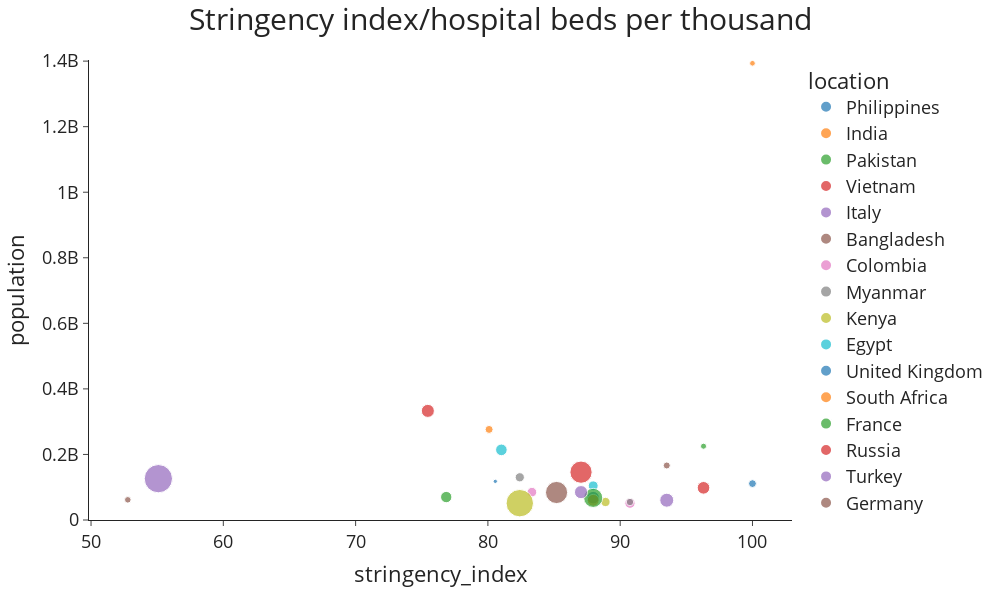

Notebook code for this chart:
### Code cell
#scatter plot/circe diameter is defined by hospital beds per thousand
fig = px.scatter(sample, x="stringency_index", y="population",color='location',
                 width=1000,
                 template="simple_white",
                height=600,
                 size='hospital_beds_per_thousand')
fig.update_layout(
title_text="Stringency index/hospital beds per thousand",
title_font_size=30,
title_font_family="Open sans",
title_x=0.5,
#yaxis_title=None,
#xaxis_title=None,
font=dict(family="Open sans", size=18)
)
fig.update_yaxes(range=[0, num])
fig.show()

### Figure 1 — Plotly figure (JSON) as saved in the notebook; plotly's stock layout.template omitted (floating-point values rounded to 4 significant figures)
{"data": [{"hovertemplate": "location=Philippines<br>stringency_index=%{x}<br>population=%{y}<br>hospital_beds_per_thousand=%{marker.size}<extra></extra>", "legendgroup": "Philippines", "marker": {"color": "#1F77B4", "size": [1], "sizemode": "area", "sizeref": 0.03263, "symbol": "circle"}, "mode": "markers", "name": "Philippines", "orientation": "v", "showlegend": true, "type": "scatter", "x": [100], "xaxis": "x", "y": [111046910], "yaxis": "y"}, {"hovertemplate": "location=India<br>stringency_index=%{x}<br>population=%{y}<br>hospital_beds_per_thousand=%{marker.size}<extra></extra>", "legendgroup": "India", "marker": {"color": "#FF7F0E", "size": [0.53], "sizemode": "area", "sizeref": 0.03263, "symbol": "circle"}, "mode": "markers", "name": "India", "orientation": "v", "showlegend": true, "type": "scatter", "x": [100], "xaxis": "x", "y": [1393409033], "yaxis": "y"}, {"hovertemplate": "location=Pakistan<br>stringency_index=%{x}<br>population=%{y}<br>hospital_beds_per_thousand=%{marker.size}<extra></extra>", "legendgroup": "Pakistan", "marker": {"color": "#2CA02C", "size": [0.6], "sizemode": "area", "sizeref": 0.03263, "symbol": "circle"}, "mode": "markers", "name": "Pakistan", "orientation": "v", "showlegend": true, "type": "scatter", "x": [96.3], "xaxis": "x", "y": [225199929], "yaxis": "y"}, {"hovertemplate": "location=Vietnam<br>stringency_index=%{x}<br>population=%{y}<br>hospital_beds_per_thousand=%{marker.size}<extra></extra>", "legendgroup": "Vietnam", "marker": {"color": "#D62728", "size": [2.6], "sizemode": "area", "sizeref": 0.03263, "symbol": "circle"}, "mode": "markers", "name": "Vietnam", "orientation": "v", "showlegend": true, "type": "scatter", "x": [96.3], "xaxis": "x", "y": [98168829], "yaxis": "y"}, {"hovertemplate": "location=Italy<br>stringency_index=%{x}<br>population=%{y}<br>hospital_beds_per_thousand=%{marker.size}<extra></extra>", "legendgroup": "Italy", "marker": {"color": "#9467BD", "size": [3.18], "sizemode": "area", "sizeref": 0.03263, "symbol": "circle"}, "mode": "markers", "name": "Italy", "orientation": "v", "showlegend": true, "type": "scatter", "x": [93.52], "xaxis": "x", "y": [60367471], "yaxis": "y"}, {"hovertemplate": "location=Bangladesh<br>stringency_index=%{x}<br>population=%{y}<br>hospital_beds_per_thousand=%{marker.size}<extra></extra>", "legendgroup": "Bangladesh", "marker": {"color": "#8C564B", "size": [0.8], "sizemode": "area", "sizeref": 0.03263, "symbol": "circle"}, "mode": "markers", "name": "Bangladesh", "orientation": "v", "showlegend": true, "type": "scatter", "x": [93.52], "xaxis": "x", "y": [166303494], "yaxis": "y"}, {"hovertemplate": "location=Colombia<br>stringency_index=%{x}<br>population=%{y}<br>hospital_beds_per_thousand=%{marker.size}<extra></extra>", "legendgroup": "Colombia", "marker": {"color": "#E377C2", "size": [1.71], "sizemode": "area", "sizeref": 0.03263, "symbol": "circle"}, "mode": "markers", "name": "Colombia", "orientation": "v", "showlegend": true, "type": "scatter", "x": [90.74], "xaxis": "x", "y": [51265841], "yaxis": "y"}, {"hovertemplate": "location=Myanmar<br>stringency_index=%{x}<br>population=%{y}<br>hospital_beds_per_thousand=%{marker.size}<extra></extra>", "legendgroup": "Myanmar", "marker": {"color": "#7F7F7F", "size": [0.9], "sizemode": "area", "sizeref": 0.03263, "symbol": "circle"}, "mode": "markers", "name": "Myanmar", "orientation": "v", "showlegend": true, "type": "scatter", "x": [90.74], "xaxis": "x", "y": [54806014], "yaxis": "y"}, {"hovertemplate": "location=Kenya<br>stringency_index=%{x}<br>population=%{y}<br>hospital_beds_per_thousand=%{marker.size}<extra></extra>", "legendgroup": "Kenya", "marker": {"color": "#BCBD22", "size": [1.4], "sizemode": "area", "sizeref": 0.03263, "symbol": "circle"}, "mode": "markers", "name": "Kenya", "orientation": "v", "showlegend": true, "type": "scatter", "x": [88.89], "xaxis": "x", "y": [54985702], "yaxis": "y"}, {"hovertemplate": "location=Egypt<br>stringency_index=%{x}<br>population=%{y}<br>hospital_beds_per_thousand=%{marker.size}<extra></extra>", "legendgroup": "Egypt", "marker": {"color": "#17BECF", "size": [1.6], "sizemode": "area", "sizeref": 0.03263, "symbol": "circle"}, "mode": "markers", "name": "Egypt", "orientation": "v", "showlegend": true, "type": "scatter", "x": [87.96], "xaxis": "x", "y": [104258327], "yaxis": "y"}, {"hovertemplate": "location=United Kingdom<br>stringency_index=%{x}<br>population=%{y}<br>hospital_beds_per_thousand=%{marker.size}<extra></extra>", "legendgroup": "United Kingdom", "marker": {"color": "#1F77B4", "size": [2.54], "sizemode": "area", "sizeref": 0.03263, "symbol": "circle"}, "mode": "markers", "name": "United Kingdom", "orientation": "v", "showlegend": true, "type": "scatter", "x": [87.96], "xaxis": "x", "y": [68207114], "yaxis": "y"}, {"hovertemplate": "location=South Africa<br>stringency_index=%{x}<br>population=%{y}<br>hospital_beds_per_thousand=%{marker.size}<extra></extra>", "legendgroup": "South Africa", "marker": {"color": "#FF7F0E", "size": [2.32], "sizemode": "area", "sizeref": 0.03263, "symbol": "circle"}, "mode": "markers", "name": "South Africa", "orientation": "v", "showlegend": true, "type": "scatter", "x": [87.96], "xaxis": "x", "y": [60041996], "yaxis": "y"}, {"hovertemplate": "location=France<br>stringency_index=%{x}<br>population=%{y}<br>hospital_beds_per_thousand=%{marker.size}<extra></extra>", "legendgroup": "France", "marker": {"color": "#2CA02C", "size": [5.98], "sizemode": "area", "sizeref": 0.03263, "symbol": "circle"}, "mode": "markers", "name": "France", "orientation": "v", "showlegend": true, "type": "scatter", "x": [87.96], "xaxis": "x", "y": [67422000], "yaxis": "y"}, {"hovertemplate": "location=Russia<br>stringency_index=%{x}<br>population=%{y}<br>hospital_beds_per_thousand=%{marker.size}<extra></extra>", "legendgroup": "Russia", "marker": {"color": "#D62728", "size": [8.05], "sizemode": "area", "sizeref": 0.03263, "symbol": "circle"}, "mode": "markers", "name": "Russia", "orientation": "v", "showlegend": true, "type": "scatter", "x": [87.04], "xaxis": "x", "y": [145912022], "yaxis": "y"}, {"hovertemplate": "location=Turkey<br>stringency_index=%{x}<br>population=%{y}<br>hospital_beds_per_thousand=%{marker.size}<extra></extra>", "legendgroup": "Turkey", "marker": {"color": "#9467BD", "size": [2.81], "sizemode": "area", "sizeref": 0.03263, "symbol": "circle"}, "mode": "markers", "name": "Turkey", "orientation": "v", "showlegend": true, "type": "scatter", "x": [87.04], "xaxis": "x", "y": [85042736], "yaxis": "y"}, {"hovertemplate": "location=Germany<br>stringency_index=%{x}<br>population=%{y}<br>hospital_beds_per_thousand=%{marker.size}<extra></extra>", "legendgroup": "Germany", "marker": {"color": "#8C564B", "size": [8], "sizemode": "area", "sizeref": 0.03263, "symbol": "circle"}, "mode": "markers", "name": "Germany", "orientation": "v", "showlegend": true, "type": "scatter", "x": [85.19], "xaxis": "x", "y": [83900471], "yaxis": "y"}, {"hovertemplate": "location=Iran<br>stringency_index=%{x}<br>population=%{y}<br>hospital_beds_per_thousand=%{marker.size}<extra></extra>", "legendgroup": "Iran", "marker": {"color": "#E377C2", "size": [1.5], "sizemode": "area", "sizeref": 0.03263, "symbol": "circle"}, "mode": "markers", "name": "Iran", "orientation": "v", "showlegend": true, "type": "scatter", "x": [83.33], "xaxis": "x", "y": [85028760], "yaxis": "y"}, {"hovertemplate": "location=Mexico<br>stringency_index=%{x}<br>population=%{y}<br>hospital_beds_per_thousand=%{marker.size}<extra></extra>", "legendgroup": "Mexico", "marker": {"color": "#7F7F7F", "size": [1.38], "sizemode": "area", "sizeref": 0.03263, "symbol": "circle"}, "mode": "markers", "name": "Mexico", "orientation": "v", "showlegend": true, "type": "scatter", "x": [82.41], "xaxis": "x", "y": [130262220], "yaxis": "y"}, {"hovertemplate": "location=South Korea<br>stringency_index=%{x}<br>population=%{y}<br>hospital_beds_per_thousand=%{marker.size}<extra></extra>", "legendgroup": "South Korea", "marker": {"color": "#BCBD22", "size": [12.27], "sizemode": "area", "sizeref": 0.03263, "symbol": "circle"}, "mode": "markers", "name": "South Korea", "orientation": "v", "showlegend": true, "type": "scatter", "x": [82.41], "xaxis": "x", "y": [51305184], "yaxis": "y"}, {"hovertemplate": "location=Brazil<br>stringency_index=%{x}<br>population=%{y}<br>hospital_beds_per_thousand=%{marker.size}<extra></extra>", "legendgroup": "Brazil", "marker": {"color": "#17BECF", "size": [2.2], "sizemode": "area", "sizeref": 0.03263, "symbol": "circle"}, "mode": "markers", "name": "Brazil", "orientation": "v", "showlegend": true, "type": "scatter", "x": [81.02], "xaxis": "x", "y": [213993441], "yaxis": "y"}, {"hovertemplate": "location=Ethiopia<br>stringency_index=%{x}<br>population=%{y}<br>hospital_beds_per_thousand=%{marker.size}<extra></extra>", "legendgroup": "Ethiopia", "marker": {"color": "#1F77B4", "size": [0.3], "sizemode": "area", "sizeref": 0.03263, "symbol": "circle"}, "mode": "markers", "name": "Ethiopia", "orientation": "v", "showlegend": true, "type": "scatter", "x": [80.56], "xaxis": "x", "y": [117876226], "yaxis": "y"}, {"hovertemplate": "location=Indonesia<br>stringency_index=%{x}<br>population=%{y}<br>hospital_beds_per_thousand=%{marker.size}<extra></extra>", "legendgroup": "Indonesia", "marker": {"color": "#FF7F0E", "size": [1.04], "sizemode": "area", "sizeref": 0.03263, "symbol": "circle"}, "mode": "markers", "name": "Indonesia", "orientation": "v", "showlegend": true, "type": "scatter", "x": [80.09], "xaxis": "x", "y": [276361788], "yaxis": "y"}, {"hovertemplate": "location=Thailand<br>stringency_index=%{x}<br>population=%{y}<br>hospital_beds_per_thousand=%{marker.size}<extra></extra>", "legendgroup": "Thailand", "marker": {"color": "#2CA02C", "size": [2.1], "sizemode": "area", "sizeref": 0.03263, "symbol": "circle"}, "mode": "markers", "name": "Thailand", "orientation": "v", "showlegend": true, "type": "scatter", "x": [76.85], "xaxis": "x", "y": [69950844], "yaxis": "y"}, {"hovertemplate": "location=United States<br>stringency_index=%{x}<br>population=%{y}<br>hospital_beds_per_thousand=%{marker.size}<extra></extra>", "legendgroup": "United States", "marker": {"color": "#D62728", "size": [2.77], "sizemode": "area", "sizeref": 0.03263, "symbol": "circle"}, "mode": "markers", "name": "United States", "orientation": "v", "showlegend": true, "type": "scatter", "x": [75.46], "xaxis": "x", "y": [332915074], "yaxis": "y"}, {"hovertemplate": "location=Japan<br>stringency_index=%{x}<br>population=%{y}<br>hospital_beds_per_thousand=%{marker.size}<extra></extra>", "legendgroup": "Japan", "marker": {"color": "#9467BD", "size": [13.05], "sizemode": "area", "sizeref": 0.03263, "symbol": "circle"}, "mode": "markers", "name": "Japan", "orientation": "v", "showlegend": true, "type": "scatter", "x": [55.09], "xaxis": "x", "y": [126050796], "yaxis": "y"}, {"hovertemplate": "location=Tanzania<br>stringency_index=%{x}<br>population=%{y}<br>hospital_beds_per_thousand=%{marker.size}<extra></extra>", "legendgroup": "Tanzania", "marker": {"color": "#8C564B", "size": [0.7], "sizemode": "area", "sizeref": 0.03263, "symbol": "circle"}, "mode": "markers", "name": "Tanzania", "orientation": "v", "showlegend": true, "type": "scatter", "x": [52.78], "xaxis": "x", "y": [61498438], "yaxis": "y"}], "layout": {"font": {"family": "Open sans", "size": 18}, "height": 600, "legend": {"itemsizing": "constant", "title": {"text": "location"}, "tracegroupgap": 0}, "margin": {"t": 60}, "title": {"font": {"family": "Open sans", "size": 30}, "text": "Stringency index/hospital beds per thousand", "x": 0.5}, "width": 1000, "xaxis": {"anchor": "y", "autorange": true, "domain": [0, 1], "range": [49.85, 103.0], "title": {"text": "stringency_index"}, "type": "linear"}, "yaxis": {"anchor": "x", "domain": [0, 1], "range": [0, 1403409033], "title": {"text": "population"}, "type": "linear"}}}
